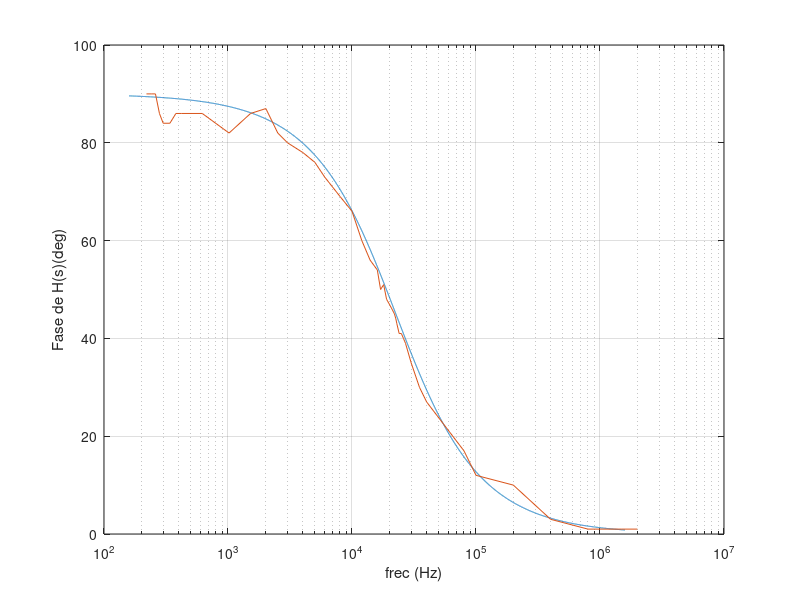

Here is the MATLAB script that generated this plot:
 hold off
s=tf('s');
h=(s*7.05*10^-6)/((s*7.05*10^-6)+1)
 wrange=logspace(3,7,10000);
[mag, pha , w] = bode(h,wrange);
%mag = squeeze(mag);
pha=squeeze(pha);
% Vr=[0.025 0.025 0.04 0.033 0.034 0.038 0.04 0.045 0.0613 0.038 0.125 0.175 0.22 0.248 0.325 0.4 0.481 0.625 0.769 0.869 0.988 1.075 1.131 1.15 1.188 1.213 1.263 1.275 1.3 1.306 1.331 1.356 1.369 1.394 1.444 1.506 1.55 1.78 1.8 1.86 1.86 1.86 1.84 1.8]
% V1=[2.03 2.3 1.97 1.97 1.97 2.02 1.97 1.97 1.97 1.97 1.97 1.97 1.97 1.97 1.97 2.16 2.02 2.02 1.95 2.2 1.95 2 1.97 1.97 2 2 2 2 2 2 2.05 2 1.97 1.95 1.98 1.98 2 2.02 2.03 2.03 2.03 1.95 2.03 1.98]
 frec=[220 240 260 280 300 340 380 420 620 1020 1520 2020 2520 3020 4020 5020 6020 8020 10000 12000 14000 16000 17000 18000 19000 20000 21000 22000 22575 23000 24000 25000 26000 27000 30000 35000 40000 80000 100000 200000 400000 800000 1500000 2000000]
 fase=[90 90 90 86 84 84 86 86 86 82 86 87 82 80 78 76 73 69 66 60 56 54 50 51 48 47 46 45 44 43 41 41 40 39 35 30 27 17 12 10 3 1 1 1]
semilogx(w./(2*pi) , pha);
hold on
%semilogx(frec,20*log10(fase));
semilogx(frec,fase);
xlabel('frec (Hz)');
ylabel('Fase de H(s)(deg)');
grid on
